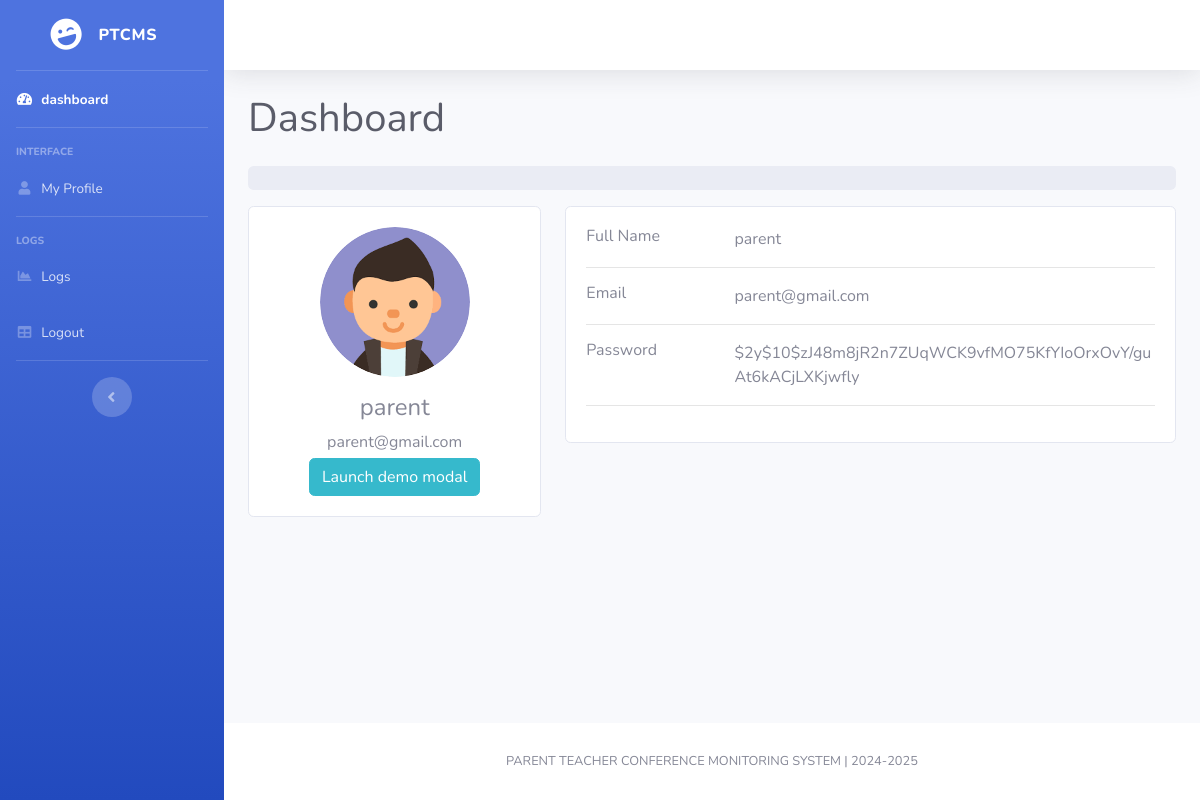
Screenshot of /parent/profile.php (signed in) with the database file from the repository.
### tables this page shows
CREATE TABLE `parents` (
  `id` int(11) NOT NULL,
  `image` varchar(255) NOT NULL,
  `name` varchar(80) NOT NULL,
  `email` varchar(100) NOT NULL,
  `password` varchar(100) NOT NULL,
  `date_registered` datetime NOT NULL DEFAULT current_timestamp()
);

### parent/profile.php (the view, shortened to what this page needs)
<?php
    include("../components/parent-header.php");
    $select_user = $connForAccounts->prepare("SELECT * FROM `parents` WHERE id = ? LIMIT 1");
    $select_user->execute([$user_id]);
    $user = $select_user->fetch(PDO::FETCH_ASSOC);
?>
<div id="content">
    <?php include("../components/topbar.php"); ?>
    <div class="container-fluid">
        <div class="d-sm-flex align-items-center justify-content-between mb-4">
            <h1 class="mb-0 text-gray-800">Dashboard</h1>
        </div>
        <div class="main-body">
    <nav aria-label="breadcrumb" class="main-breadcrumb">
      <ol class="breadcrumb">
      </ol>
    </nav>
    <div class="row gutters-sm">
        <div class="col-md-4 mb-3">
            <div class="card">
                <div class="card-body">
                    <div class="d-flex flex-column align-items-center text-center">
                        <img src="<?php echo "../images/profile/" . $user['image']; ?>" alt="profile" class="rounded-circle" width="150">
                        <div class="mt-3">
                            <h4><?php echo ($user['name']); ?></h4>
                            <p class="text-secondary mb-1"><?php echo ($user['email']); ?></p>
                            <button type="button" class="btn btn-info" data-toggle="modal" data-target="#exampleModal">
                                Launch demo modal
                            </button>
                        </div>
                    </div>
                </div>
            </div>
        </div>
        <div class="col-md-8">
            <div class="card mb-3">
                <div class="card-body">
                    <div class="row">
                        <div class="col-sm-3">
                            <h6 class="mb-0">Full Name</h6>
                        </div>
                        <div class="col-sm-9 text-secondary">
                            <?php echo ($user['name']); ?>
                        </div>
                    </div>
                    <hr>
                    <div class="row">
                        <div class="col-sm-3">
                            <h6 class="mb-0">Email</h6>
                        </div>
                        <div class="col-sm-9 text-secondary">
                            <?php echo ($user['email']); ?>
                        </div>
                    </div>
                    <hr>
                    <div class="row">
                        <div class="col-sm-3">
                            <h6 class="mb-0">Password</h6>
                        </div>
                        <div class="col-sm-9 text-secondary">
                            <?php echo ($user['password']); ?>
                        </div>
                    </div>
                    <hr>
                </div>
            </div>
        </div>
    </div>
</div>
    </div>
</div>
<?php include("../components/footer.php"); ?>
</div>
</div>
<?php include("../components/scripts.php"); ?>
</body>
</html>

### rows the page displays
parents: image (picture), name "parent", email "parent@gmail.com", password "$2y$10$zJ48m8jR2n7ZUqWCK9vfMO75KfYIoOrxOvY/guAt6kACjLXKjwfly"
